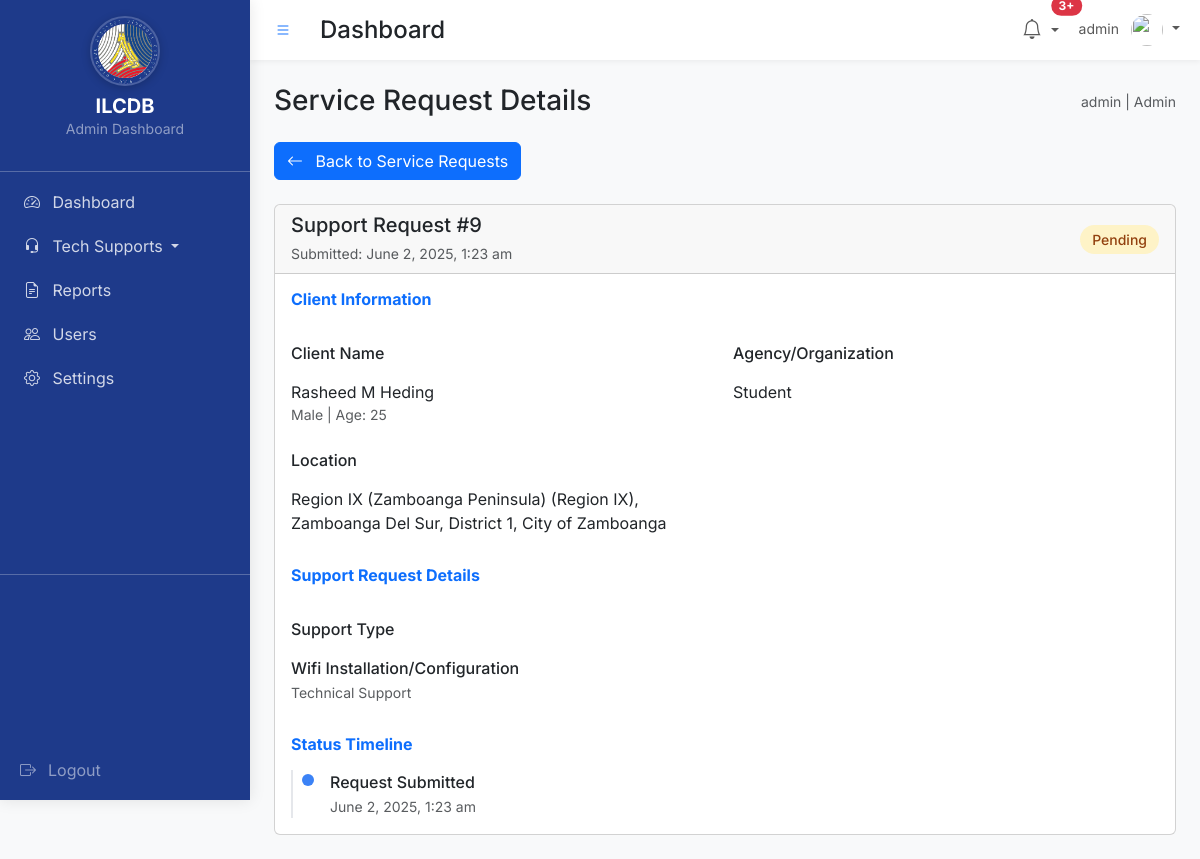
The app's page /admin/view-request.php?id=9 (signed in) with its own data.
### tables this page shows
CREATE TABLE `tech_support_requests` (
  `id` int(11) NOT NULL,
  `client_id` int(11) NOT NULL,
  `support_type` varchar(100) NOT NULL,
  `subject` varchar(255) DEFAULT NULL,
  `message` text NOT NULL,
  `issue_description` text NOT NULL,
  `date_requested` timestamp NOT NULL DEFAULT current_timestamp(),
  `date_assisted` timestamp NULL DEFAULT NULL,
  `date_resolved` timestamp NULL DEFAULT NULL,
  `assisted_by_id` int(11) DEFAULT NULL,
  `status` enum('Pending','In Progress','Resolved','Cancelled') DEFAULT 'Pending',
  `remarks` text DEFAULT NULL,
  `created_at` timestamp NOT NULL DEFAULT current_timestamp(),
  `updated_at` timestamp NOT NULL DEFAULT current_timestamp() ON UPDATE current_timestamp()
);

CREATE TABLE `clients` (
  `id` int(11) NOT NULL,
  `firstname` varchar(50) NOT NULL,
  `surname` varchar(50) NOT NULL,
  `middle_initial` char(1) DEFAULT NULL,
  `client_name` varchar(100) NOT NULL,
  `agency` varchar(100) NOT NULL,
  `gender` varchar(10) NOT NULL,
  `birthdate` date NOT NULL,
  `region` varchar(50) NOT NULL,
  `region_id` int(11) DEFAULT NULL,
  `province_id` int(11) DEFAULT NULL,
  `district_id` int(11) DEFAULT NULL,
  `municipality_id` int(11) DEFAULT NULL,
  `email` varchar(255) DEFAULT NULL,
  `phone` varchar(50) DEFAULT NULL,
  `created_at` timestamp NOT NULL DEFAULT current_timestamp()
);

### admin/view-request.php (the view, shortened to what this page needs)
<?php
require_once '../includes/crud_operations.php';
$id = (int)$_GET['id'];
$sql = "SELECT tsr.*,
        c.firstname, c.surname, c.middle_initial, c.email, c.phone,
        c.agency, c.gender, c.birthdate,
        r.region_name, r.region_code,
        p.province_name, p.province_code,
        d.district_name, d.district_code,
        m.municipality_name, m.municipality_code,
        TIMESTAMPDIFF(YEAR, c.birthdate, CURDATE()) as age
        FROM tech_support_requests tsr
        LEFT JOIN clients c ON tsr.client_id = c.id
        LEFT JOIN regions r ON c.region_id = r.id
        LEFT JOIN provinces p ON c.province_id = p.id
        LEFT JOIN districts d ON c.district_id = d.id
        LEFT JOIN municipalities m ON c.municipality_id = m.id
        WHERE tsr.id = ?";
$stmt = $conn->prepare($sql);
$stmt->bind_param("i", $id);
$stmt->execute();
$result = $stmt->get_result();
$request = $result->fetch_assoc();
$fullname = trim($request['firstname'] . ' ' .
    ($request['middle_initial'] ? $request['middle_initial'] . ' ' : '') .
    $request['surname']);
$location_parts = array_filter([
    $request['region_name'] . (!empty($request['region_code']) ? ' (' . $request['region_code'] . ')' : ''),
    $request['province_name'],
    $request['district_name'],
    $request['municipality_name']
]);
?>
<!DOCTYPE html>
<html lang="en">
<head>
    <link href="https://cdn.jsdelivr.net/npm/bootstrap@5.3.0/dist/css/bootstrap.min.css" rel="stylesheet">
    <link href="https://cdn.jsdelivr.net/npm/bootstrap-icons@1.10.0/font/bootstrap-icons.css" rel="stylesheet">
</head>
<body>
    <?php include '../admin/includes/sidebar.php'; ?>
    <div class="container-fluid p-4">
        <div class="d-flex justify-content-between align-items-center mb-4">
            <h1 class="h3 mb-0 text-gray-800">Service Request Details</h1>
            <div class="text-muted">
                <small><?php echo $_SESSION['username']; ?> | Admin</small>
            </div>
        </div>
        <div class="mb-4">
            <a href="service-requests.php" class="btn btn-primary">
                <i class="bi bi-arrow-left me-2"></i>
                Back to Service Requests
            </a>
        </div>
        <div class="card">
            <div class="card-header d-flex justify-content-between align-items-center">
                <div>
                    <h5 class="card-title mb-1">Support Request #<?php echo $id; ?></h5>
                    <small class="text-muted">
                        Submitted: <?php echo date('F j, Y, g:i a', strtotime($request['date_requested'])); ?>
                    </small>
                </div>
                <div>
                    <?php
                    $status_class = 'status-pending';
                    ?>
                    <span class="status-badge <?php echo $status_class; ?>">
                        <?php echo $request['status']; ?>
                    </span>
                </div>
            </div>
            <div class="card-body">
                <div class="row g-3">
                    <div class="col-12">
                        <h6 class="fw-bold text-primary mb-3">Client Information</h6>
                    </div>
                    <div class="col-md-6">
                        <label class="form-label fw-medium">Client Name</label>
                        <div class="form-control-plaintext">
                            <?php echo htmlspecialchars($fullname); ?>
                            <small class="text-muted d-block">
                                <?php echo htmlspecialchars($request['gender']); ?> | Age: <?php echo $request['age']; ?>
                            </small>
                        </div>
                    </div>                    <div class="col-md-6">
                        <label class="form-label fw-medium">Agency/Organization</label>
                        <div class="form-control-plaintext"><?php echo htmlspecialchars($request['agency']); ?></div>
                    </div>
                    <div class="col-md-6">
                        <label class="form-label fw-medium">Location</label>
                        <div class="form-control-plaintext">
                            <?php echo !empty($location_parts) ? implode(', ', $location_parts) : 'Not specified'; ?>
                        </div>
                    </div>
                    <div class="col-12 mt-4">
                        <h6 class="fw-bold text-primary mb-3">Support Request Details</h6>
                    </div>
                    <div class="col-12">
                        <label class="form-label fw-medium">Support Type</label>
                        <div class="form-control-plaintext">
                            <div class="fw-medium"><?php echo htmlspecialchars($request['support_type']); ?></div>
                            <small class="text-muted"><?php echo htmlspecialchars($request['subject']); ?></small>
                        </div>
                    </div>
                    <div class="col-12 mt-4">
                        <h6 class="fw-bold text-primary mb-3">Status Timeline</h6>
                        <div class="timeline">
                            <div class="timeline-item d-flex">
                                <div class="timeline-dot active flex-shrink-0"></div>
                                <div class="ms-3">
                                    <div class="fw-medium">Request Submitted</div>
                                    <small class="text-muted">
                                        <?php echo date('F j, Y, g:i a', strtotime($request['date_requested'])); ?>
                                    </small>
                                </div>
                            </div>
                        </div>
                    </div>
                </div>
            </div>
        </div>    </div>
</body>
</html>

### admin/view-request.php (style rules this page uses)
body { font-family: 'Inter', sans-serif; background-color: #f8f9fa; }
.status-badge { border-radius: 20px; padding: 0.375rem 0.75rem; font-size: 0.875rem; font-weight: 500; }
.status-pending { background-color: #fef3c7; color: #92400e; }
.timeline-item { border-left: 2px solid #e5e7eb; padding-left: 1rem; margin-bottom: 1rem; }
.timeline-item:last-child { margin-bottom: 0; }
.timeline-dot { width: 12px; height: 12px; border-radius: 50%; background-color: #6b7280; margin-left: -7px; margin-top: 0.25rem; }
.timeline-dot.active { background-color: #3b82f6; }

### admin/includes/sidebar.php (style rules this page uses)
:root { --sidebar-width: 250px; --sidebar-collapsed-width: 70px; --sidebar-bg: #1e3a8a; --sidebar-color: #fff; --topbar-height: 60px; }

### records on screen
tech_support_requests: date_requested "June 2, 2025, 1:23 am", status "Pending", client.surname "Rasheed M Heding", client.gender "Male", client.agency "Student", support_type "Wifi Installation/Configuration", subject "Technical Support"

### other values on screen
$_SESSION['username'] "admin"
$id "9"
$request['age'] "25"
implode(', ', $location_parts) "Region IX (Zamboanga Peninsula) (Region IX), Zamboanga Del Sur, District 1, City of Zamboanga"
